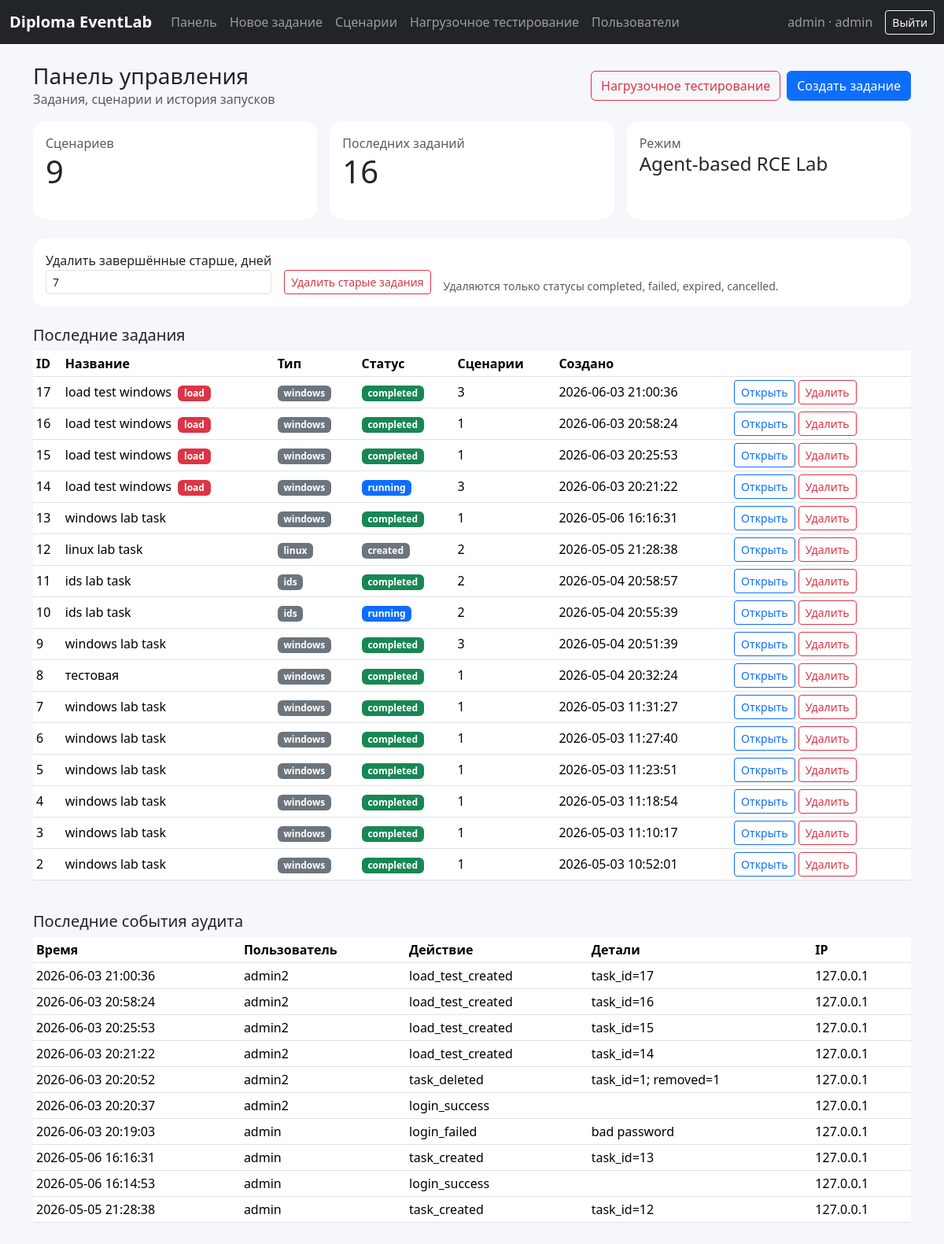
The app's page /dashboard (signed in) with its own data.
### tables this page shows
CREATE TABLE users (
    id INTEGER PRIMARY KEY AUTOINCREMENT,
    username TEXT NOT NULL UNIQUE,
    password_hash TEXT NOT NULL,
    role TEXT NOT NULL CHECK(role IN ('admin', 'operator', 'viewer')),
    is_active INTEGER NOT NULL DEFAULT 1,
    failed_login_count INTEGER NOT NULL DEFAULT 0,
    locked_until TEXT,
    created_at TEXT NOT NULL DEFAULT CURRENT_TIMESTAMP,
    last_login_at TEXT
);

CREATE TABLE tasks (
    id INTEGER PRIMARY KEY AUTOINCREMENT,
    title TEXT NOT NULL,
    target_type TEXT NOT NULL CHECK(target_type IN ('windows', 'linux', 'ids')),
    event_count INTEGER NOT NULL CHECK(event_count BETWEEN 1 AND 100000),
    delay_ms INTEGER NOT NULL CHECK(delay_ms BETWEEN 0 AND 60000),
    target_host TEXT NOT NULL DEFAULT '',
    target_port INTEGER NOT NULL DEFAULT 0,
    status TEXT NOT NULL CHECK(status IN ('created', 'running', 'completed', 'failed', 'expired', 'cancelled')) DEFAULT 'created',
    token_hash TEXT NOT NULL UNIQUE,
    token_preview TEXT NOT NULL,
    expires_at TEXT NOT NULL,
    created_by INTEGER REFERENCES users(id) ON DELETE SET NULL,
    created_at TEXT NOT NULL DEFAULT CURRENT_TIMESTAMP,
    started_at TEXT,
    finished_at TEXT
, is_load_test INTEGER NOT NULL DEFAULT 0);

CREATE TABLE audit_logs (
    id INTEGER PRIMARY KEY AUTOINCREMENT,
    user_id INTEGER REFERENCES users(id) ON DELETE SET NULL,
    action TEXT NOT NULL,
    details TEXT NOT NULL DEFAULT '',
    ip TEXT NOT NULL DEFAULT '',
    created_at TEXT NOT NULL DEFAULT CURRENT_TIMESTAMP
);

### app/main.py (the view)
    @app.get("/dashboard", response_class=HTMLResponse)
    async def dashboard(request: Request, user=Depends(require_login)):
        return render(
            request,
            "dashboard.html",
            {
                "tasks": list_tasks(20),
                "scenarios": list_scenarios(active_only=True),
                "audit_logs": list_audit(10) if user["role"] == "admin" else [],
            },
        )

### app/templates/dashboard.html (shortened to what this page needs)
{% extends "base.html" %}
{% block content %}
<div class="d-flex justify-content-between align-items-center mb-3">
  <div>
    <h1 class="h3 mb-0">Панель управления</h1>
    <div class="text-muted">Задания, сценарии и история запусков</div>
  </div>
  <div class="d-flex gap-2">
    {% if user.role == 'admin' %}<a href="/load-test" class="btn btn-outline-danger">Нагрузочное тестирование</a>{% endif %}
    {% if user.role in ['admin','operator'] %}<a href="/tasks/new" class="btn btn-primary">Создать задание</a>{% endif %}
  </div>
</div>
<div class="row g-3 mb-4">
  <div class="col-md-4"><div class="card stat"><div class="card-body"><div class="text-muted">Сценариев</div><div class="display-6">{{ scenarios|length }}</div></div></div></div>
  <div class="col-md-4"><div class="card stat"><div class="card-body"><div class="text-muted">Последних заданий</div><div class="display-6">{{ tasks|length }}</div></div></div></div>
  <div class="col-md-4"><div class="card stat"><div class="card-body"><div class="text-muted">Режим</div><div class="h4">Agent-based RCE Lab</div></div></div></div>
</div>
{% if user.role == 'admin' %}
<div class="card mb-4"><div class="card-body">
  <form method="post" action="/tasks/delete-old" class="row gy-2 gx-3 align-items-end" onsubmit="return confirm('Удалить старые завершённые задания? Логи и запуски агентов также будут удалены.');">
    <div class="col-auto"><label class="form-label mb-0">Удалить завершённые старше, дней</label><input class="form-control form-control-sm" type="number" name="older_than_days" min="1" max="3650" value="7"></div>
    <div class="col-auto"><button class="btn btn-outline-danger btn-sm">Удалить старые задания</button></div>
    <div class="col small text-muted">Удаляются только статусы completed, failed, expired, cancelled.</div>
  </form>
</div></div>
{% endif %}
<h2 class="h5">Последние задания</h2>
<div class="table-responsive">
<table class="table table-sm table-hover align-middle">
  <thead><tr><th>ID</th><th>Название</th><th>Тип</th><th>Статус</th><th>Сценарии</th><th>Создано</th><th></th></tr></thead>
  <tbody>
  {% for t in tasks %}
  <tr>
    <td>{{ t.id }}</td>
    <td>{{ t.title }} {% if t.is_load_test %}<span class="badge text-bg-danger ms-1">load</span>{% endif %}</td>
    <td><span class="badge text-bg-secondary">{{ t.target_type }}</span></td>
    <td><span class="badge status-{{ t.status }}">{{ t.status }}</span></td>
    <td>{{ t.scenario_count }}</td>
    <td>{{ t.created_at }}</td>
    <td class="text-nowrap">
      <a class="btn btn-outline-primary btn-sm" href="/tasks/{{ t.id }}">Открыть</a>
      {% if user.role == 'admin' %}
      <form method="post" action="/tasks/{{ t.id }}/delete" class="d-inline" onsubmit="return confirm('Удалить задание #{{ t.id }} со всеми логами?');">
        <button class="btn btn-outline-danger btn-sm">Удалить</button>
      </form>
      {% endif %}
    </td>
  </tr>
  {% endfor %}
  </tbody>
</table>
</div>
{% if audit_logs %}
<h2 class="h5 mt-4">Последние события аудита</h2>
<div class="table-responsive">
<table class="table table-sm">
  <thead><tr><th>Время</th><th>Пользователь</th><th>Действие</th><th>Детали</th><th>IP</th></tr></thead>
  <tbody>
  {% for a in audit_logs %}
  <tr><td>{{ a.created_at }}</td><td>{{ a.username or '-' }}</td><td>{{ a.action }}</td><td>{{ a.details }}</td><td>{{ a.ip }}</td></tr>
  {% endfor %}
  </tbody>
</table>
</div>
{% endif %}
{% endblock %}

### app/templates/base.html (shortened to what this page needs)
<!doctype html>
<html lang="ru">
<head>
  <link href="https://cdn.jsdelivr.net/npm/bootstrap@5.3.3/dist/css/bootstrap.min.css" rel="stylesheet">
  <link href="/static/app.css" rel="stylesheet">
</head>
<body>
<nav class="navbar navbar-expand-lg navbar-dark bg-dark">
  <div class="container-fluid">
    <a class="navbar-brand fw-semibold" href="/dashboard">{{ app_name }}</a>
    <div class="collapse navbar-collapse" id="nav">
      {% if user %}
      <ul class="navbar-nav me-auto">
        <li class="nav-item"><a class="nav-link" href="/dashboard">Панель</a></li>
        <li class="nav-item"><a class="nav-link" href="/tasks/new">Новое задание</a></li>
        <li class="nav-item"><a class="nav-link" href="/scenarios">Сценарии</a></li>
        {% if user.role == 'admin' %}<li class="nav-item"><a class="nav-link" href="/load-test">Нагрузочное тестирование</a></li>{% endif %}
        {% if user.role == 'admin' %}<li class="nav-item"><a class="nav-link" href="/users">Пользователи</a></li>{% endif %}
      </ul>
      <span class="navbar-text me-3">{{ user.username }} · {{ user.role }}</span>
      <form method="post" action="/logout" class="d-inline">
        <button class="btn btn-outline-light btn-sm">Выйти</button>
      </form>
      {% endif %}
    </div>
  </div>
</nav>
<main class="container py-4">
  {% block content %}{% endblock %}
</main>
</body>
</html>

### app/static/app.css (style rules this page uses)
body { background: #f6f7fb; }
.card { border: 0; border-radius: 1rem; }
.stat { min-height: 125px; }
.status-created { background: #6c757d; color: white; }
.status-running { background: #0d6efd; color: white; }
.status-completed { background: #198754; color: white; }

### records on screen
users: username "admin", role "admin"
tasks: id "17", title "load test windows", is_load_test "load", target_type "windows", status "completed", scenario_count "3", created_at "2026-06-03 21:00:36"
tasks: id "16", title "load test windows", target_type "windows", status "completed", scenario_count "1", created_at "2026-06-03 20:58:24"
tasks: id "15", title "load test windows", target_type "windows", status "completed", scenario_count "1", created_at "2026-06-03 20:25:53"
tasks: id "14", title "load test windows", is_load_test "load", target_type "windows", status "running", scenario_count "3", created_at "2026-06-03 20:21:22"
tasks: id "13", title "windows lab task", target_type "windows", status "completed", scenario_count "1", created_at "2026-05-06 16:16:31"
tasks: id "12", title "linux lab task", target_type "linux", status "created", scenario_count "2", created_at "2026-05-05 21:28:38"
tasks: id "11", title "ids lab task", target_type "ids", status "completed", scenario_count "2", created_at "2026-05-04 20:58:57"
tasks: id "10", title "ids lab task", target_type "ids", status "running", scenario_count "2", created_at "2026-05-04 20:55:39"
tasks: id "9", title "windows lab task", target_type "windows", status "completed", scenario_count "3", created_at "2026-05-04 20:51:39"
tasks: id "8", title "тестовая", target_type "windows", status "completed", scenario_count "1", created_at "2026-05-04 20:32:24"
tasks: id "7", title "windows lab task", target_type "windows", status "completed", scenario_count "1", created_at "2026-05-03 11:31:27"
tasks: id "6", title "windows lab task", target_type "windows", status "completed", scenario_count "1", created_at "2026-05-03 11:27:40"
tasks: id "5", title "windows lab task", target_type "windows", status "completed", scenario_count "1", created_at "2026-05-03 11:23:51"
tasks: id "4", title "windows lab task", target_type "windows", status "completed", scenario_count "1", created_at "2026-05-03 11:18:54"
tasks: id "3", title "windows lab task", target_type "windows", status "completed", scenario_count "1", created_at "2026-05-03 11:10:17"
tasks: id "2", title "windows lab task", target_type "windows", status "completed", scenario_count "1", created_at "2026-05-03 10:52:01"
audit_logs: created_at "2026-06-03 21:00:36", username "admin2", action "load_test_created", details "task_id=17", ip "127.0.0.1"
audit_logs: created_at "2026-06-03 20:58:24", username "admin2", action "load_test_created", details "task_id=16", ip "127.0.0.1"
audit_logs: created_at "2026-06-03 20:25:53", username "admin2", action "load_test_created", details "task_id=15", ip "127.0.0.1"
audit_logs: created_at "2026-06-03 20:21:22", username "admin2", action "load_test_created", details "task_id=14", ip "127.0.0.1"
audit_logs: created_at "2026-06-03 20:20:52", username "admin2", action "task_deleted", details "task_id=1; removed=1", ip "127.0.0.1"
audit_logs: created_at "2026-06-03 20:20:37", username "admin2", action "login_success", ip "127.0.0.1"
audit_logs: created_at "2026-06-03 20:19:03", username "admin", action "login_failed", details "bad password", ip "127.0.0.1"
audit_logs: created_at "2026-05-06 16:16:31", username "admin", action "task_created", details "task_id=13", ip "127.0.0.1"
audit_logs: created_at "2026-05-06 16:14:53", username "admin", action "login_success", ip "127.0.0.1"
audit_logs: created_at "2026-05-05 21:28:38", username "admin", action "task_created", details "task_id=12", ip "127.0.0.1"

### other values on screen
{{ app_name }} "Diploma EventLab"
{{ scenarios|length }} "9"
{{ tasks|length }} "16"
